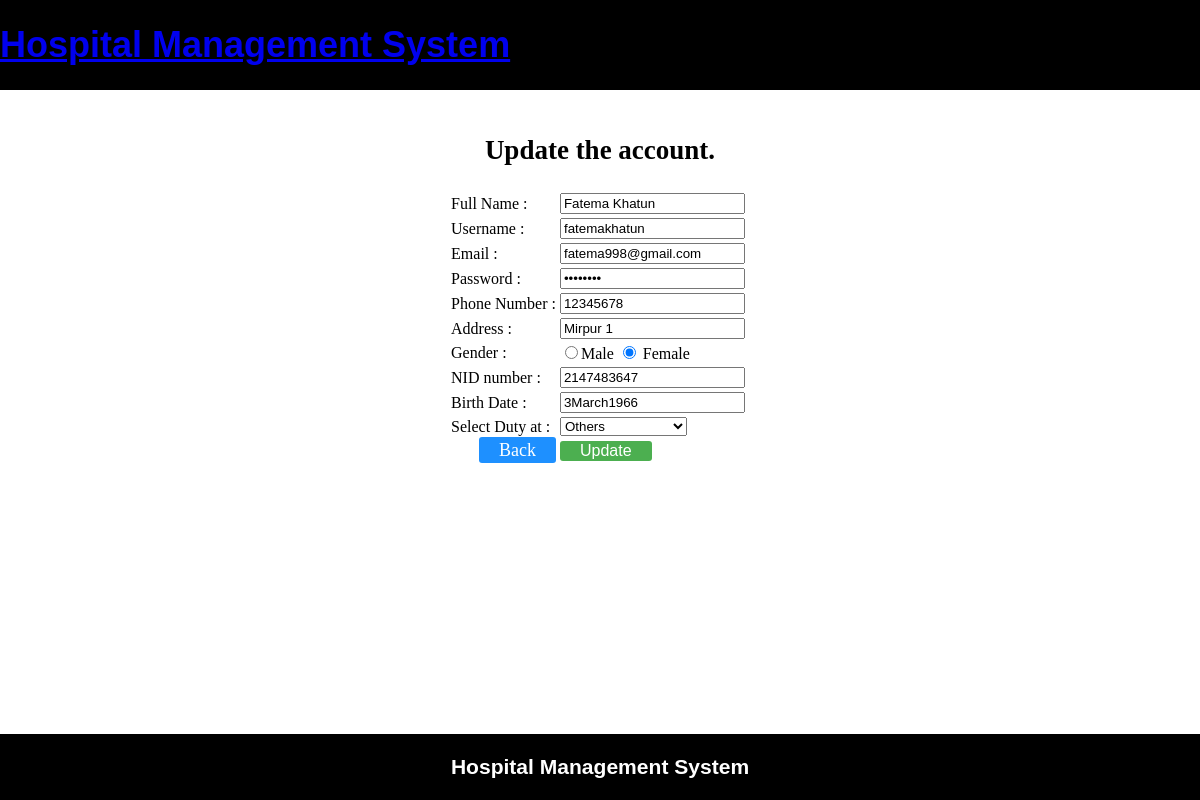
Page /project/editNurse.php?id=7 (signed in) on the committed database.
### tables this page shows
CREATE TABLE `nurse` (
  `Id` int(11) NOT NULL,
  `Name` varchar(20) NOT NULL,
  `Username` varchar(20) NOT NULL,
  `Email` varchar(30) NOT NULL,
  `Password` varchar(20) NOT NULL,
  `Phone` varchar(15) NOT NULL,
  `Address` varchar(50) NOT NULL,
  `Gender` varchar(10) NOT NULL,
  `NID` int(20) NOT NULL,
  `DOB` varchar(20) NOT NULL,
  `Duty` varchar(30) NOT NULL,
  `Feedback` varchar(50) DEFAULT NULL,
  `Request` varchar(70) DEFAULT NULL
);

### project/models/db_config.php (called while the page is built, shortened)
<?php
	$db_server="localhost";
	$db_uname="root";
	$db_pass="";
	$db_name="hms";
	function get($query)
	{
		global $db_server,$db_uname,$db_name,$db_pass;
		$conn=mysqli_connect($db_server,$db_uname,$db_pass,$db_name);
		$data=array();
		if($conn)
		{
			$result=mysqli_query($conn,$query);
			while ($row=mysqli_fetch_assoc($result)) {
				$data[]=$row;
			}
		}
		return $data;
	}
?>

### project/controllers/nurseController.php (called while the page is built, shortened)
<?php
	include 'models/db_config.php';
	$duty="";
	$sectors=array("Oparetion Treator","Doctors Chamber","CT scan","MRI","Ultra Sound","Nuclear Medicine","X-ray","Lab Medicine","Vaccination","Health Screening","Pharmacy","Others");
	function getNurse($id)
	{
		$query="select * from nurse where id=$id";
		$rs=get($query);
		return $rs[0];
	}
?>

### project/editNurse.php (the view, shortened to what this page needs)
<?php
	require_once 'controllers/nurseController.php';
	require_once 'header.php';
	$id=$_GET["id"];
	$s=getNurse($id);
?>
	<form action="" method="post">
		<h2 align="center"> Update the account.</h2>
		<table align="center">
		<tr>
			<td>Full Name :</td>
			<td><input type="text" name="name" value="<?php echo $s["Name"];?>" ></td>
			<td><span> <?php echo $err_name;?> </span></td>
		</tr>
		<tr>
			<td>Username :</td>
			<td><input type="text" name="uname" value="<?php echo $s["Username"];?>" ></td>
			<td><span> <?php echo $err_uname;?> </span></td>
		</tr>
		<tr>
			<td>Email :</td>
			<td><input type="text" name="email" value="<?php echo $s["Email"]; ?>"> </td>
			<td><span> <?php echo $err_email;?> </span></td>
		</tr>
		<tr>
			<td>Password :</td>
			<td><input type="password" name="password" value="<?php echo $s["Password"];?>"> </td>
			<td><span> <?php echo $err_password;?> </span></td>
		</tr>
		<tr>
			<td>Phone Number :</td>
			<td><input type="text" name="phone" value="<?php echo $s["Password"];?>"> </td>
			<td><span> <?php echo $err_phone;?> </span></td>
		</tr>
		<tr>
			<td>Address :</td>
			<td><input type="text" name="address" value="<?php echo $s["Address"];?>"> </td>
			<td><span> <?php echo $err_address;?> </span></td>
		</tr>
		<tr>
			<td>Gender :</td>
			<td>
			<input type="radio" name="gender" value="Male"<?php if ($s["Gender"]=="Male") echo "checked";?>>Male
			<input type="radio" name="gender" value="Female"<?php if ($s["Gender"]=="Female") echo "checked";?>> Female</td>
			<td><span> <?php echo $err_gender;?> </span></td>
		</tr>
		<tr>
			<td>NID number :</td>
			<td><input type="text" name="nid" value="<?php echo $s["NID"];?>"> </td>
			<td><span> <?php echo $err_nid;?> </span></td>
		</tr>
		<tr>
			<td>Birth Date :</td>
			<td><input type="text" name="dob" value="<?php echo $s["DOB"];?>"> </td>
		</tr>
		<tr>
			<td>Select Duty at :</td>
			<td>
				<select name="duty"><option><?php echo $s["Duty"];?></option>
              <?php
  				foreach($sectors as $sec)
				{
					if($ses==$duty)
					{echo "<option selected>$sec</option>";}
					else
					echo "<option> $sec </option>";
  				}?>
             </select>
			</td>
			<td><span> <?php echo $err_duty;?> </span></td>
		</tr>
		<tr>
			<td align="right"><a class="btn" href="adminDashboard.php">Back</a></td>
			<td align="left"><input class="Button" type="submit" name="update" value="Update"></td>
		</tr>
	</table>
	</form>
	<br><br>
<?php require_once 'footer.php'; ?>

### project/styles/mystyles.css (style rules this page uses)
.btn { background-color: DodgerBlue; border: none; color: white; padding: 3px 20px; font-size: 18px; cursor: pointer; text-decoration: none; border-radius: 3px; }
.Button { background-color: #4CAF50; border: none; color: white; padding: 1px 20px; font-size: 16px; cursor: pointer; text-decoration: none; border-radius: 3px; }

### project/header.php (style rules this page uses)
body { font-size: 18px; }

### rows in the picture
nurse: name "Fatema Khatun", uname "fatemakhatun", email "fatema998@gmail.com", phone "12345678", address "Mirpur 1", Gender "☑", nid "2147483647", dob "3March1966"

### other values in the picture
form field duty "Others"
